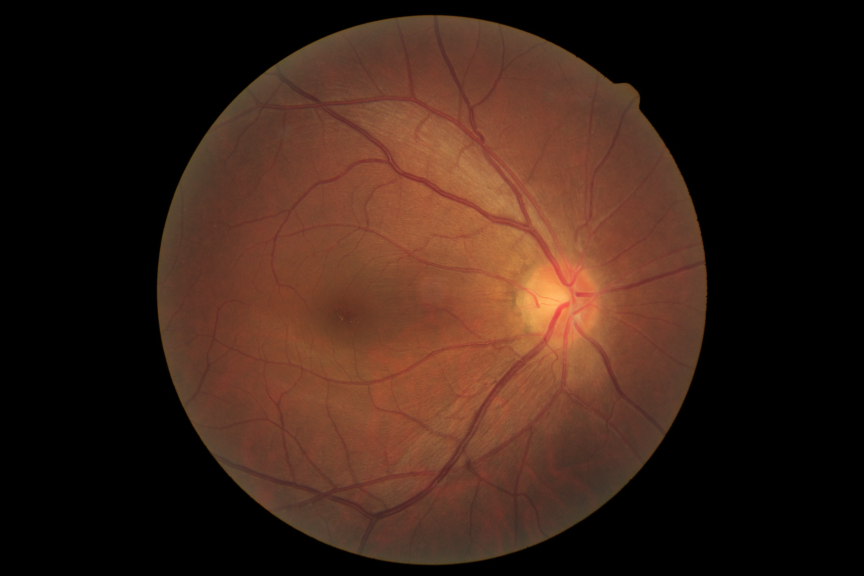
#> input picture Catarac_Dataset/dataset/1_normal/NL_007.png, 2592 x 1728 px, given in place of NL_001.png, which was not available (shown at 1/3 size)
$ jupyter execute --allow-errors Otsu.ipynb   (older library calls are emulated)   (text cells are left out)
#> lines starting #> are read from the running program, lines starting #| are printed output that depends on the picture; after the words box and inside, x2 and y2 are one past the last pixel; in counts of white or black regions, pixels touching at a corner belong together; pictures that were not available may be replaced by others from this repository, and a replacement may not be noted
[cell 1]
import numpy as np # linear algebra
import pandas as pd # data processing, CSV file I/O (e.g. pd.read_csv)

[cell 2]
import cv2 as cv
import matplotlib.pyplot as plt
from skimage.feature import graycomatrix, graycoprops
from sklearn.metrics import accuracy_score, classification_report

[cell 3]
def show_image(img, cmap='gray'):
    fig = plt.figure(figsize=(20,20))
    axes = fig.add_subplot(111)
    axes.imshow(img, cmap=cmap)

[cell 4]
test_img = cv.imread('Catarac_Dataset/dataset/1_normal/NL_001.png')
#> test_img is the input picture: shape (1728, 2592, 3); mean B, G, R 23.4, 33.9, 58.1
test_img = cv.cvtColor(test_img, cv.COLOR_BGR2RGB)
green_channel = test_img[:, :, 1]
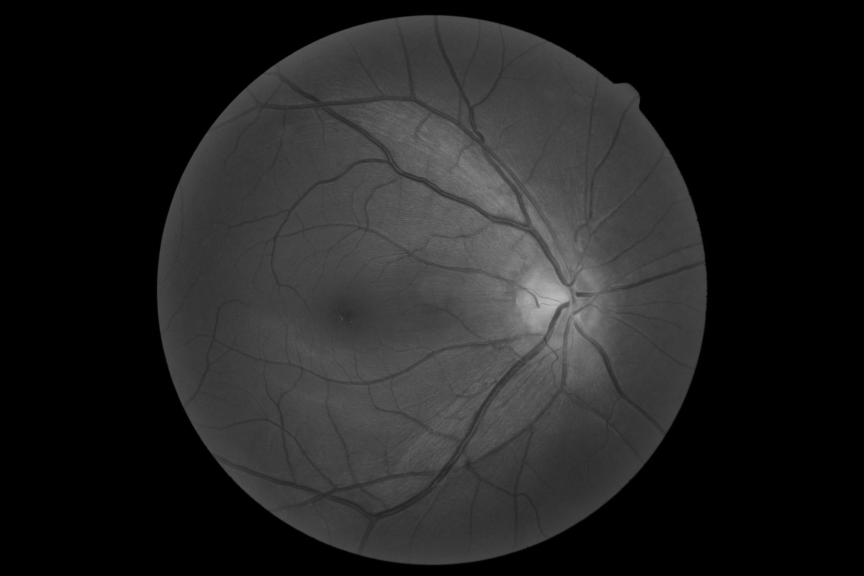
#> green_channel: shape (1728, 2592) (shown at 1/3 size); min 0, max 190, mean 33.9
_, test_img_thresh = cv.threshold(green_channel, 0, 255, cv.THRESH_BINARY + cv.THRESH_OTSU)
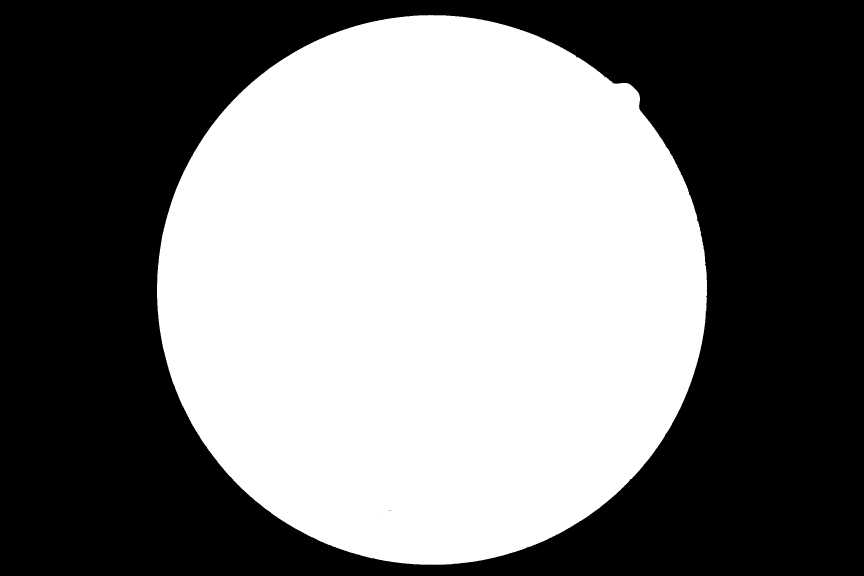
#> test_img_thresh: shape (1728, 2592) (shown at 1/3 size); 47.7% white; 1 white region, box (x1, y1, x2, y2) and area: (471, 45, 2122, 1695) 2138378
fig = plt.figure(figsize=(20, 20))
fig.add_subplot(1, 2, 1)
plt.imshow(test_img)
plt.title('Original Image')
fig.add_subplot(1, 2, 2)
plt.imshow(test_img_thresh,cmap='gray')
plt.title("Final Output")
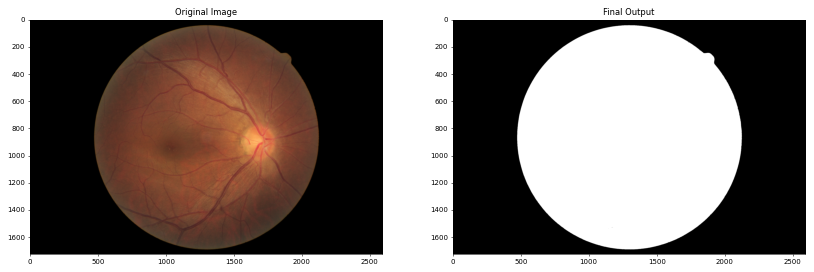
#> figure drawn by matplotlib, 2 panels

[cell 5]
test_img1 = cv.imread('Catarac_Dataset/dataset/2_cataract/cataract_022.png')
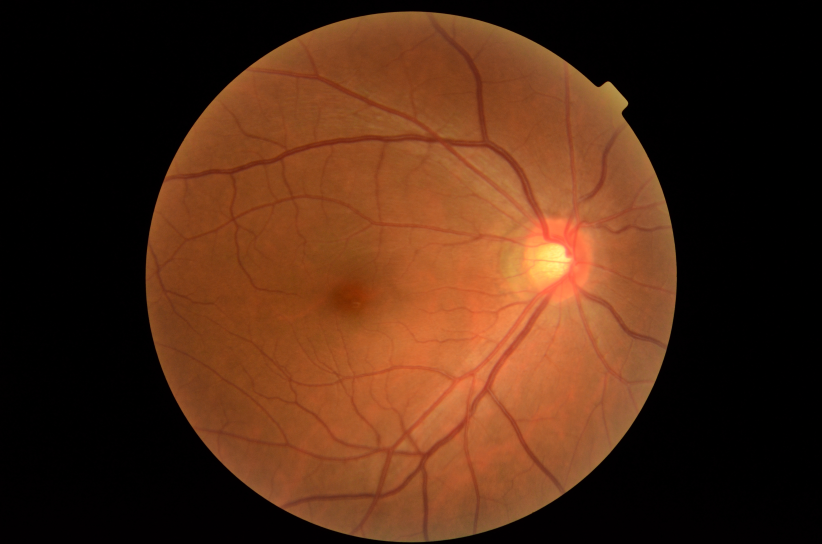
#> input picture Catarac_Dataset/dataset/1_normal/NL_011.png, 2464 x 1632 px, given in place of cataract_022.png, which was not available (shown at 1/3 size)
#> test_img1 is the input picture: shape (1632, 2464, 3); mean B, G, R 21.1, 42.3, 79.3
test_img1 = cv.cvtColor(test_img1, cv.COLOR_BGR2RGB)
green_channel1 = test_img1[:, :, 1]
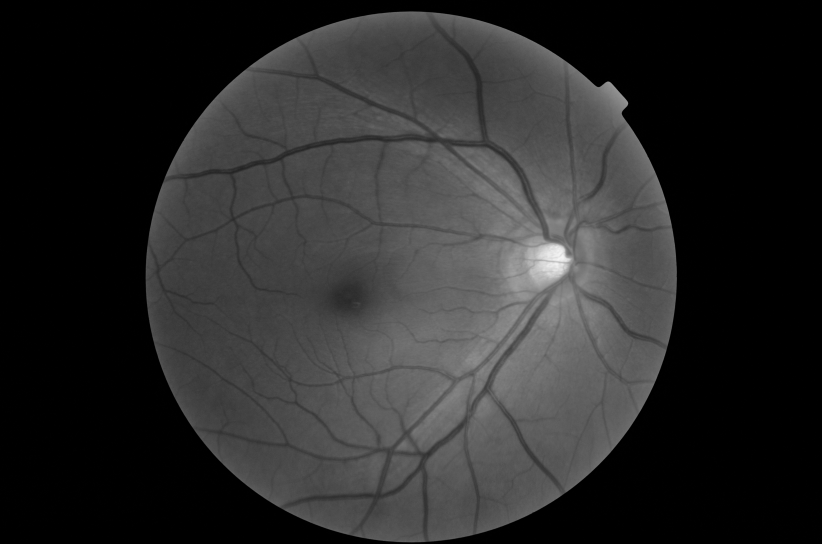
#> green_channel1: shape (1632, 2464) (shown at 1/3 size); min 0, max 245, mean 42.3
_, test_img_thresh1 = cv.threshold(green_channel1, 0, 255, cv.THRESH_BINARY + cv.THRESH_OTSU)
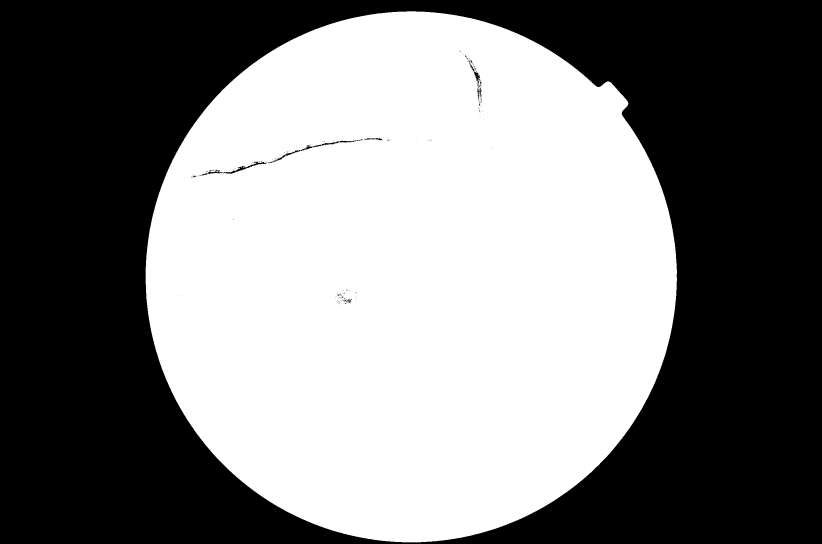
#> test_img_thresh1: shape (1632, 2464) (shown at 1/3 size); 49.6% white; 14 white regions (13 under 20 px), largest, box (x1, y1, x2, y2) and area: (437, 34, 2031, 1627) 1993838
fig = plt.figure(figsize=(20, 20))
fig.add_subplot(1, 2, 1)
plt.imshow(test_img1)
plt.title('Original Image')
fig.add_subplot(1, 2, 2)
plt.imshow(test_img_thresh1,cmap='gray')
plt.title("Final Output")

[cell 6]
def glcm_feature(matrix_coocurrence, featureName):
    feature = graycoprops(matrix_coocurrence, featureName)
    result = np.average(feature)
    return result
distance = 10
teta = 90

contrast_test = []
homogeneity_test = []
energy_test = []
correlation_test = []


#> (the rest of this cell did not finish here and is left out)

[cell 7]
def glcm_feature(matrix_coocurrence, featureName):
    feature = graycoprops(matrix_coocurrence, featureName)
    result = np.average(feature)
    return result

[cell 8]
def preprocessingImage(image):
    test_img = cv.cvtColor(image, cv.COLOR_BGR2RGB)
    green_channel = test_img[:, :, 1]
    _, test_img_thresh = cv.threshold(green_channel, 0, 255, cv.THRESH_BINARY + cv.THRESH_OTSU)
    test_img_ROI_resize = cv.resize(test_img_thresh, (width, height))
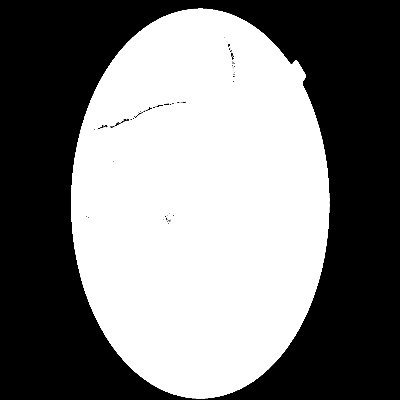
#> test_img_ROI_resize: shape (400, 400); min 0, max 255, mean 126.4

    return test_img_ROI_resize

[cell 9]
file_normal = 301
file_cataract = 101
file_glaucoma = 102
file_retina = 101
width, height = 400, 400
distance = 10
teta = 90
data_eye = np.zeros((5, 601))
count = 0
indextable = ['contrast', 'homogenity', 'energy', 'correlation', 'Label']

normal_dataset_path = 'Catarac_Dataset/dataset/1_normal/'
cataract_dataset_path = 'Catarac_Dataset/dataset/2_cataract/'
glaucoma_dataset_path = 'Catarac_Dataset/dataset/2_glaucoma/'
retina_dataset_path = 'Catarac_Dataset/dataset/3_retina_disease/'

#> (a cell that did not finish here is left out)

#> in glcm_feature, `feature = graycoprops(matrix_coocurrence, featureName)`: feature = [2250.8]
#> in glcm_feature, `result = np.average(feature)`: result = 2250.8
    homogeneity.append(glcm_feature(glcm, 'homogeneity'))
    energy.append(glcm_feature(glcm, 'energy'))
    correlation.append(glcm_feature(glcm, 'correlation'))

    data_eye[0, count] = contrast[0]
    data_eye[1, count] = homogeneity[0]
    data_eye[2, count] = energy[0]
    data_eye[3, count] = correlation[0]
    data_eye[4, count] = label

    count += 1

#> (a cell that did not finish here is left out)

[cell 12]
df= pd.DataFrame(np.transpose(data_eye), columns = indextable)

[cell 13]
df

[cell 14]
df.to_csv('Otsu_data.csv', index=False)

[cell 15]
data = pd.read_csv('Otsu_data.csv')

[cell 16]
data = data.iloc[:400]

[cell 17]
data.describe()

[cell 18]
from sklearn.preprocessing import StandardScaler
features = data.drop(['Label'], axis='columns')
features_scaler = StandardScaler()
features = features_scaler.fit_transform(features)
features

[cell 19]
data_normalization = data.copy()
data_normalization[['contrast', 'homogenity', 'energy', 'correlation']] = features
data_normalization

[cell 20]
data_normalization.describe()

[cell 21]
x = data_normalization.drop(['Label'], axis='columns')
y = data_normalization.Label

[cell 22]
from sklearn import svm
from sklearn.ensemble import RandomForestClassifier, AdaBoostClassifier, GradientBoostingClassifier
from sklearn.linear_model import LogisticRegression
from sklearn.neighbors import KNeighborsClassifier
from sklearn.tree import DecisionTreeClassifier
from xgboost import XGBClassifier

#> (the rest of this cell did not finish here and is left out)

[cell 23]
from sklearn.model_selection import GridSearchCV
scores = []

#> (the rest of this cell did not finish here and is left out)

#> (a cell that did not finish here is left out)

[cell 25]
from sklearn.model_selection import train_test_split
x_train, x_test, y_train, y_test = train_test_split(x,y, test_size=0.25, random_state=42)

[cell 26]
model = svm.SVC(C=40, kernel='linear', degree=2, coef0=0.0)
#> (the rest of this cell did not finish here and is left out)

#> (a cell that did not finish here is left out)

[cell 28]
from sklearn.metrics import confusion_matrix
import seaborn as sb
#> (the rest of this cell did not finish here and is left out)

#> (a cell that did not finish here is left out)

[cell 30]
# Create a Random Forest classifier
rf_classifier = RandomForestClassifier(
    max_depth=5,
    max_features='log2',
    min_samples_leaf=1,
    min_samples_split=2,
    n_estimators=5,
    random_state=42
)

rf_classifier.fit(x_train, y_train)

# Make predictions on the testing data
y_pred2 = rf_classifier.predict(x_test)

[cell 31]
rf_classifier.score(x_test,y_test)

[cell 32]
cm = confusion_matrix(y_test,y_pred2)
plt.figure(figsize = (10,7))
sb.heatmap(cm, annot=True)
plt.xlabel('Predicted')
plt.ylabel('Truth')
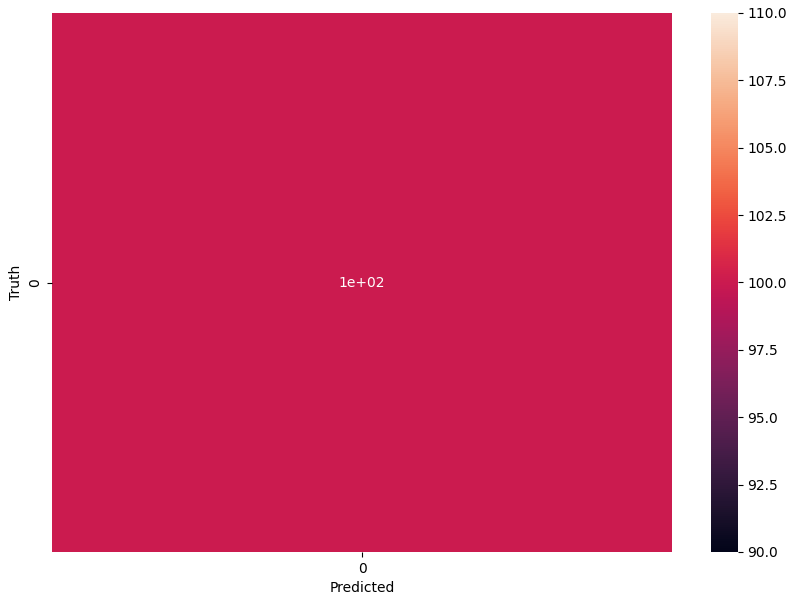
#> figure drawn by matplotlib, 2 panels
